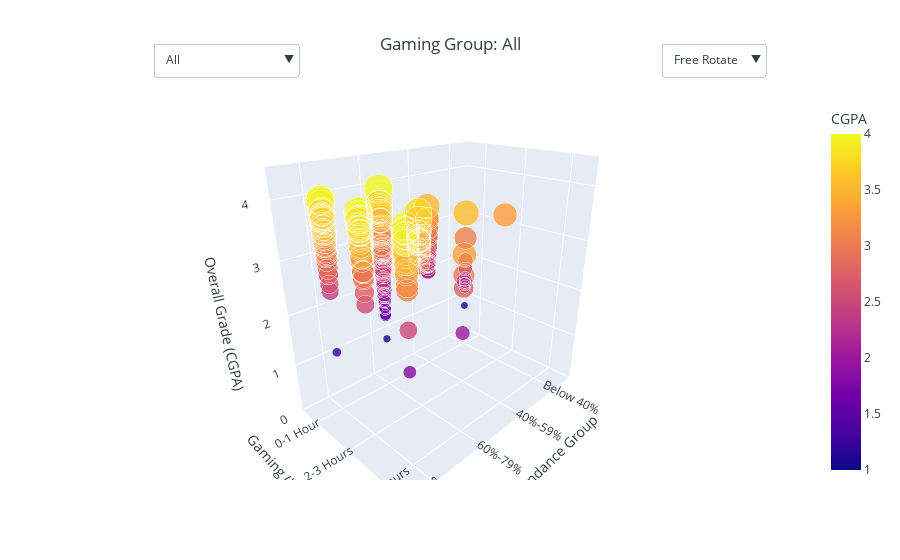

Notebook code cell kept with this figure:
### Code cell
import pandas as pd
import plotly.express as px
import plotly.graph_objects as go

# Hieronder laad je de datasets in
df1 = pd.read_csv("StudentPerformanceFactors.csv")
df2 = pd.read_csv("gameandgrade.csv")
df3 = pd.read_csv("ResearchInformation3.csv")
import pandas as pd
import plotly.graph_objects as go

# Load your datasets
df1 = pd.read_csv("StudentPerformanceFactors.csv")
df2 = pd.read_csv("gameandgrade.csv")
df3 = pd.read_csv("ResearchInformation3.csv")

# Select dataset with required columns
for df_candidate in [df1, df2, df3]:
    if {"Gaming", "Attendance", "Overall"}.issubset(df_candidate.columns):
        df = df_candidate
        break
else:
    raise ValueError("No dataset contains all required columns.")

# Clean and prepare the data
df_clean = df[["Gaming", "Attendance", "Overall"]].dropna().copy()

gaming_order = ["More than 3 Hours", "2-3 Hours", "0-1 Hour"]
attendance_order = ["Below 40%", "40%-59%", "60%-79%", "80%-100%"]

df_clean["Gaming"] = pd.Categorical(df_clean["Gaming"], categories=gaming_order, ordered=True)
df_clean["Attendance"] = pd.Categorical(df_clean["Attendance"], categories=attendance_order, ordered=True)

# Map categories to numeric values
df_clean["Gaming_num"] = df_clean["Gaming"].cat.codes
df_clean["Attendance_num"] = df_clean["Attendance"].cat.codes

# Create main trace (all data)
trace_all = go.Scatter3d(
    x=df_clean["Attendance_num"],
    y=df_clean["Gaming_num"],
    z=df_clean["Overall"],
    mode='markers',
    name="All",
    visible=True,
    marker=dict(
        size=df_clean["Overall"] * 5,
        color=df_clean["Overall"],
        colorscale="Plasma",
        colorbar={"title": "CGPA"},
        opacity=0.8
    ),
    text=[f"Attendance: {a}<br>Gaming: {g}<br>CGPA: {c:.2f}" 
          for a, g, c in zip(df_clean["Attendance"], df_clean["Gaming"], df_clean["Overall"])],
    hoverinfo='text'
)

# Individual group traces
group_traces = []
for group in gaming_order:
    group_data = df_clean[df_clean["Gaming"] == group]
    trace = go.Scatter3d(
        x=group_data["Attendance_num"],
        y=group_data["Gaming_num"],
        z=group_data["Overall"],
        mode='markers',
        name=group,
        visible=False,
        marker=dict(
            size=group_data["Overall"] * 5,
            color=group_data["Overall"],
            colorscale="Plasma",
            colorbar={"title": "CGPA"},
            opacity=0.8
        ),
        text=[f"Attendance: {a}<br>CGPA: {c:.2f}" 
              for a, c in zip(group_data["Attendance"], group_data["Overall"])],
        hoverinfo='text'
    )
    group_traces.append(trace)

all_traces = [trace_all] + group_traces

# Dropdown to filter by group
dropdown_buttons = [
    dict(
        label="All",
        method="update",
        args=[
            {"visible": [True] + [False]*len(gaming_order)},
            {"title": "Gaming Group: All"}
        ]
    )
]

for i, group in enumerate(gaming_order):
    visibility = [False] * (len(gaming_order) + 1)
    visibility[i + 1] = True
    dropdown_buttons.append(
        dict(
            label=group,
            method="update",
            args=[
                {"visible": visibility},
                {"title": f"Gaming Group: {group}"}
            ]
        )
    )

# Dropdown for interaction control
movement_buttons = [
    dict(
        label="Free Rotate",
        method="relayout",
        args=[{"scene.dragmode": "orbit"}]
    ),
    dict(
        label="Turntable",
        method="relayout",
        args=[{"scene.dragmode": "turntable"}]
    ),
    dict(
        label="Zoom Only",
        method="relayout",
        args=[{"scene.dragmode": "zoom"}]
    ),
    dict(
        label="Static View",
        method="relayout",
        args=[{"scene.dragmode": False}]
    )
]

# Layout
layout = go.Layout(
    title="Gaming Group: All",
    scene=dict(
        xaxis=dict(
            title="Attendance Group",
            tickvals=list(range(len(attendance_order))),
            ticktext=attendance_order,
            range=[-0.5, 3.5]
        ),
        yaxis=dict(
            title="Gaming (hours/day)",
            tickvals=list(range(len(gaming_order))),
            ticktext=gaming_order[::-1],
            range=[-0.5, 2.5]
        ),
        zaxis=dict(
            title="Overall Grade (CGPA)",
            range=[0, 4.5]
        ),
        camera=dict(
            eye=dict(x=1.4, y=1.4, z=0.9)
        )
    ),
    updatemenus=[
        dict(
            buttons=dropdown_buttons,
            direction="down",
            showactive=True,
            x=0.1,
            xanchor="left",
            y=1.15,
            yanchor="top"
        ),
        dict(
            buttons=movement_buttons,
            direction="down",
            showactive=True,
            x=0.8,
            xanchor="left",
            y=1.15,
            yanchor="top"
        )
    ],
    margin=dict(t=100),
    height=700
)

# Final figure
fig = go.Figure(data=all_traces, layout=layout)
fig.show()

### Figure 1 — Plotly figure (JSON) as saved in the notebook; plotly's stock layout.template omitted (floating-point values rounded to 4 significant figures; data arrays with more than 128 entries replaced by an {"elided": "..."} marker saying what was removed)
{"data": [{"hoverinfo": "text", "marker": {"color": {"elided": "493 float values"}, "colorbar": {"title": {"text": "CGPA"}}, "colorscale": [[0, "#0d0887"], [0.1111, "#46039f"], [0.2222, "#7201a8"], [0.3333, "#9c179e"], [0.4444, "#bd3786"], [0.5556, "#d8576b"], [0.6667, "#ed7953"], [0.7778, "#fb9f3a"], [0.8889, "#fdca26"], [1, "#f0f921"]], "opacity": 0.8, "size": {"elided": "493 float values"}}, "mode": "markers", "name": "All", "text": {"elided": "493 str values"}, "type": "scatter3d", "visible": true, "x": {"elided": "493 int values"}, "y": {"elided": "493 int values"}, "z": {"elided": "493 float values"}}, {"hoverinfo": "text", "marker": {"color": {"elided": "302 float values"}, "colorbar": {"title": {"text": "CGPA"}}, "colorscale": [[0, "#0d0887"], [0.1111, "#46039f"], [0.2222, "#7201a8"], [0.3333, "#9c179e"], [0.4444, "#bd3786"], [0.5556, "#d8576b"], [0.6667, "#ed7953"], [0.7778, "#fb9f3a"], [0.8889, "#fdca26"], [1, "#f0f921"]], "opacity": 0.8, "size": {"elided": "302 float values"}}, "mode": "markers", "name": "More than 3 Hours", "text": {"elided": "302 str values"}, "type": "scatter3d", "visible": false, "x": {"elided": "302 int values"}, "y": {"elided": "302 int values"}, "z": {"elided": "302 float values"}}, {"hoverinfo": "text", "marker": {"color": {"elided": "141 float values"}, "colorbar": {"title": {"text": "CGPA"}}, "colorscale": [[0, "#0d0887"], [0.1111, "#46039f"], [0.2222, "#7201a8"], [0.3333, "#9c179e"], [0.4444, "#bd3786"], [0.5556, "#d8576b"], [0.6667, "#ed7953"], [0.7778, "#fb9f3a"], [0.8889, "#fdca26"], [1, "#f0f921"]], "opacity": 0.8, "size": {"elided": "141 float values"}}, "mode": "markers", "name": "2-3 Hours", "text": {"elided": "141 str values"}, "type": "scatter3d", "visible": false, "x": {"elided": "141 int values"}, "y": {"elided": "141 int values"}, "z": {"elided": "141 float values"}}, {"hoverinfo": "text", "marker": {"color": [3.35, 3.467, 1.8, 2.0, 2.5, 2.79, 3.0, 3.11, 3.39, 3.5, 3.5, 3.54, 3.65, 3.65, 3.78, 3.78, 3.8, 3.8, 3.84, 3.87, 3.88, 3.88, 3.88, 3.88, 3.88, 3.88, 3.93, 3.94, 3.94, 3.94, 3.94, 3.94, 3.94, 3.94, 3.94, 3.94, 3.94, 3.94, 3.94, 3.94, 3.95, 4.0, 3.33, 3.6, 3.8, 3.17, 3.5, 3.5, 3.78, 3.94], "colorbar": {"title": {"text": "CGPA"}}, "colorscale": [[0, "#0d0887"], [0.1111, "#46039f"], [0.2222, "#7201a8"], [0.3333, "#9c179e"], [0.4444, "#bd3786"], [0.5556, "#d8576b"], [0.6667, "#ed7953"], [0.7778, "#fb9f3a"], [0.8889, "#fdca26"], [1, "#f0f921"]], "opacity": 0.8, "size": [16.75, 17.34, 9.0, 10.0, 12.5, 13.95, 15.0, 15.55, 16.95, 17.5, 17.5, 17.7, 18.25, 18.25, 18.9, 18.9, 19.0, 19.0, 19.2, 19.35, 19.4, 19.4, 19.4, 19.4, 19.4, 19.4, 19.65, 19.7, 19.7, 19.7, 19.7, 19.7, 19.7, 19.7, 19.7, 19.7, 19.7, 19.7, 19.7, 19.7, 19.75, 20.0, 16.65, 18.0, 19.0, 15.85, 17.5, 17.5, 18.9, 19.7]}, "mode": "markers", "name": "0-1 Hour", "text": ["Attendance: 80%-100%<br>CGPA: 3.35", "Attendance: 80%-100%<br>CGPA: 3.47", "Attendance: 80%-100%<br>CGPA: 1.80", "Attendance: 60%-79%<br>CGPA: 2.00", "Attendance: 80%-100%<br>CGPA: 2.50", "Attendance: 60%-79%<br>CGPA: 2.79", "Attendance: 60%-79%<br>CGPA: 3.00", "Attendance: 80%-100%<br>CGPA: 3.11", "Attendance: 80%-100%<br>CGPA: 3.39", "Attendance: 80%-100%<br>CGPA: 3.50", "Attendance: 80%-100%<br>CGPA: 3.50", "Attendance: 80%-100%<br>CGPA: 3.54", "Attendance: 80%-100%<br>CGPA: 3.65", "Attendance: 80%-100%<br>CGPA: 3.65", "Attendance: 80%-100%<br>CGPA: 3.78", "Attendance: 80%-100%<br>CGPA: 3.78", "Attendance: 80%-100%<br>CGPA: 3.80", "Attendance: 80%-100%<br>CGPA: 3.80", "Attendance: 80%-100%<br>CGPA: 3.84", "Attendance: 80%-100%<br>CGPA: 3.87", "Attendance: 80%-100%<br>CGPA: 3.88", "Attendance: 80%-100%<br>CGPA: 3.88", "Attendance: 80%-100%<br>CGPA: 3.88", "Attendance: 80%-100%<br>CGPA: 3.88", "Attendance: 80%-100%<br>CGPA: 3.88", "Attendance: 80%-100%<br>CGPA: 3.88", "Attendance: 80%-100%<br>CGPA: 3.93", "Attendance: 80%-100%<br>CGPA: 3.94", "Attendance: 80%-100%<br>CGPA: 3.94", "Attendance: 80%-100%<br>CGPA: 3.94", "Attendance: 80%-100%<br>CGPA: 3.94", "Attendance: 80%-100%<br>CGPA: 3.94", "Attendance: 80%-100%<br>CGPA: 3.94", "Attendance: 80%-100%<br>CGPA: 3.94", "Attendance: 80%-100%<br>CGPA: 3.94", "Attendance: 80%-100%<br>CGPA: 3.94", "Attendance: 80%-100%<br>CGPA: 3.94", "Attendance: 80%-100%<br>CGPA: 3.94", "Attendance: 80%-100%<br>CGPA: 3.94", "Attendance: 80%-100%<br>CGPA: 3.94", "Attendance: 80%-100%<br>CGPA: 3.95", "Attendance: 80%-100%<br>CGPA: 4.00", "Attendance: 60%-79%<br>CGPA: 3.33", "Attendance: 80%-100%<br>CGPA: 3.60", "Attendance: 80%-100%<br>CGPA: 3.80", "Attendance: 80%-100%<br>CGPA: 3.17", "Attendance: 80%-100%<br>CGPA: 3.50", "Attendance: 80%-100%<br>CGPA: 3.50", "Attendance: 80%-100%<br>CGPA: 3.78", "Attendance: 80%-100%<br>CGPA: 3.94"], "type": "scatter3d", "visible": false, "x": [3, 3, 3, 2, 3, 2, 2, 3, 3, 3, 3, 3, 3, 3, 3, 3, 3, 3, 3, 3, 3, 3, 3, 3, 3, 3, 3, 3, 3, 3, 3, 3, 3, 3, 3, 3, 3, 3, 3, 3, 3, 3, 2, 3, 3, 3, 3, 3, 3, 3], "y": [2, 2, 2, 2, 2, 2, 2, 2, 2, 2, 2, 2, 2, 2, 2, 2, 2, 2, 2, 2, 2, 2, 2, 2, 2, 2, 2, 2, 2, 2, 2, 2, 2, 2, 2, 2, 2, 2, 2, 2, 2, 2, 2, 2, 2, 2, 2, 2, 2, 2], "z": [3.35, 3.467, 1.8, 2.0, 2.5, 2.79, 3.0, 3.11, 3.39, 3.5, 3.5, 3.54, 3.65, 3.65, 3.78, 3.78, 3.8, 3.8, 3.84, 3.87, 3.88, 3.88, 3.88, 3.88, 3.88, 3.88, 3.93, 3.94, 3.94, 3.94, 3.94, 3.94, 3.94, 3.94, 3.94, 3.94, 3.94, 3.94, 3.94, 3.94, 3.95, 4.0, 3.33, 3.6, 3.8, 3.17, 3.5, 3.5, 3.78, 3.94]}], "layout": {"autosize": true, "margin": {"t": 100}, "scene": {"aspectmode": "auto", "aspectratio": {"x": 1.145, "y": 0.7631, "z": 1.145}, "camera": {"center": {"x": 0, "y": 0, "z": 0}, "eye": {"x": 1.347, "y": 1.347, "z": 0.8661}, "projection": {"type": "perspective"}, "up": {"x": 0, "y": 0, "z": 1}}, "xaxis": {"range": [-0.5, 3.5], "ticktext": ["Below 40%", "40%-59%", "60%-79%", "80%-100%"], "tickvals": [0, 1, 2, 3], "title": {"text": "Attendance Group"}, "type": "linear"}, "yaxis": {"range": [-0.5, 2.5], "ticktext": ["0-1 Hour", "2-3 Hours", "More than 3 Hours"], "tickvals": [0, 1, 2], "title": {"text": "Gaming (hours/day)"}, "type": "linear"}, "zaxis": {"range": [0, 4.5], "title": {"text": "Overall Grade (CGPA)"}, "type": "linear"}}, "title": {"text": "Gaming Group: All"}, "updatemenus": [{"buttons": [{"args": [{"visible": [true, false, false, false]}, {"title": "Gaming Group: All"}], "label": "All", "method": "update"}, {"args": [{"visible": [false, true, false, false]}, {"title": "Gaming Group: More than 3 Hours"}], "label": "More than 3 Hours", "method": "update"}, {"args": [{"visible": [false, false, true, false]}, {"title": "Gaming Group: 2-3 Hours"}], "label": "2-3 Hours", "method": "update"}, {"args": [{"visible": [false, false, false, true]}, {"title": "Gaming Group: 0-1 Hour"}], "label": "0-1 Hour", "method": "update"}], "direction": "down", "showactive": true, "x": 0.1, "xanchor": "left", "y": 1.15, "yanchor": "top"}, {"buttons": [{"args": [{"scene.dragmode": "orbit"}], "label": "Free Rotate", "method": "relayout"}, {"args": [{"scene.dragmode": "turntable"}], "label": "Turntable", "method": "relayout"}, {"args": [{"scene.dragmode": "zoom"}], "label": "Zoom Only", "method": "relayout"}, {"args": [{"scene.dragmode": false}], "label": "Static View", "method": "relayout"}], "direction": "down", "showactive": true, "x": 0.8, "xanchor": "left", "y": 1.15, "yanchor": "top"}]}}
